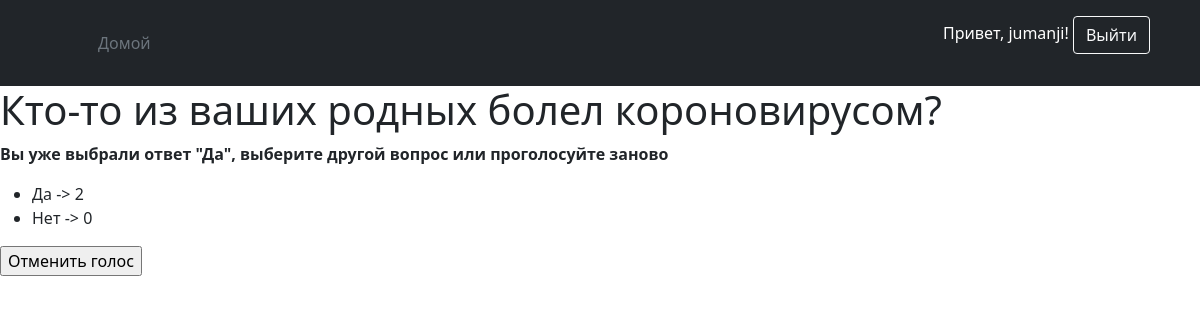
/2/ (signed in), run on the app's committed database.
### covid/models.py (models this page shows, shortened)
class Question(models.Model):
    question_text = models.CharField(max_length=200, verbose_name="Вопрос")
    pub_date = models.DateTimeField(verbose_name="Дата публикации",
                                    default=datetime.datetime.now())
    is_active = models.BooleanField(verbose_name="Опубликован", default=True)
    class Meta:
        verbose_name = 'Вопрос'
        verbose_name_plural = 'Вопросы'

class Choice(models.Model):
    question = models.ForeignKey(Question, on_delete=models.CASCADE)
    choice_text = models.CharField(max_length=200, verbose_name="Ответы")
    def __str__(self):
        return self.choice_text
    class Meta:
        verbose_name = 'Ответы'
        verbose_name_plural = 'Ответы'

### covid/views.py (the view)
# urls.py: path('<int:question_id>/', DetailsView.as_view(), name='detail'),
class DetailsView(View):
    def get(self, request, question_id):
        question = get_question(question_id)
        if check_user_vote(request, question_id) == True:
            choices = get_count_choices(question_id)
            user_choice = get_user_choice(request, question_id)
            return TemplateResponse(request, 'covid/results.html',
                                            {'question': question,
                                             'choices': choices,
                                             'error_message': f'Вы уже выбрали ответ "{user_choice}",\
                                              выберите другой вопрос или проголосуйте заново'})
        return TemplateResponse(request, 'covid/detail.html', {'question': question})

### covid/services.py (called while the page is built)
def get_question(question_id):
    question = get_object_or_404(Question, pk=question_id)
    return question

def check_user_vote(request, question_id):
    result_check = UserVote.objects.select_related('choice') \
                                   .filter(user=request.user, choice__question_id=question_id) \
                                   .exists()
    return result_check

def get_count_choices(question_id):
    choices = get_question(question_id).choice_set.annotate(votes_count=Count('uservote'))
    return choices

def get_user_choice(request, question_id):
    user_choice = Choice.objects.filter(question_id=question_id, id__in=request.user.uservote_set
                                .values_list('choice_id', flat=True))\
                                .first()
    return user_choice

### covid/templates/covid/results.html (shortened to what this page needs)
{% extends 'covid/base.html' %}
{% block content %}
<h1>{{ question.question_text }}</h1>
{% if error_message %}<p><strong>{{ error_message }}</strong></p>{% endif %}
<ul>
    {% for choice in choices %}
    <li>{{ choice.choice_text }} -> {{ choice.votes_count }}</li>
    {% endfor %}
</ul>
<form action="{% url 'covid:cancel_vote' question.id %}" method="POST">
    <input type="submit" value="Отменить голос">
</form>
{% endblock %}

### covid/templates/covid/base.html (shortened to what this page needs)
<!DOCTYPE html>
<html lang="en">
<head>
    <link href="https://cdn.jsdelivr.net/npm/bootstrap@5.1.3/dist/css/bootstrap.min.css" rel="stylesheet"
>
</head>
<header class="p-3 bg-dark text-white">
    <div class="container">
        <div class="d-flex flex-wrap align-items-center justify-content-center justify-content-lg-start">
            <a href="/" class="d-flex align-items-center mb-2 mb-lg-0 text-white text-decoration-none">
                <svg class="bi me-2" width="40" height="32" role="img" aria-label="Bootstrap">
                    <use xlink:href="#bootstrap"/>
                </svg>
            </a>
            <ul class="nav col-12 col-lg-auto me-lg-auto mb-2 justify-content-center mb-md-0">
                <li><a href="/" class="nav-link px-2 text-secondary">Домой</a></li>
            </ul>
            <div class="text-end">
                {% if request.user.is_authenticated %}
                <p>Привет, {{user.username}}! <a href="{% url 'covid:logout' %}">
                    <button type="button" class="btn btn-outline-light me-2">Выйти</button>
                </a></p>
                {% endif %}
            </div>
        </div>
    </div>
</header>
<body>
{% block content %}
{% endblock %}
</body>
</html>

### data on the page
Question: question_text "Кто-то из ваших родных болел короновирусом?"
Choice: choice_text "Да", votes_count "2"
Choice: choice_text "Нет", votes_count "0"

### other printed values
{{ user.username }} "jumanji"
{{ error_message }} "Вы уже выбрали ответ \"Да\", выберите другой вопрос или проголосуйте заново"
